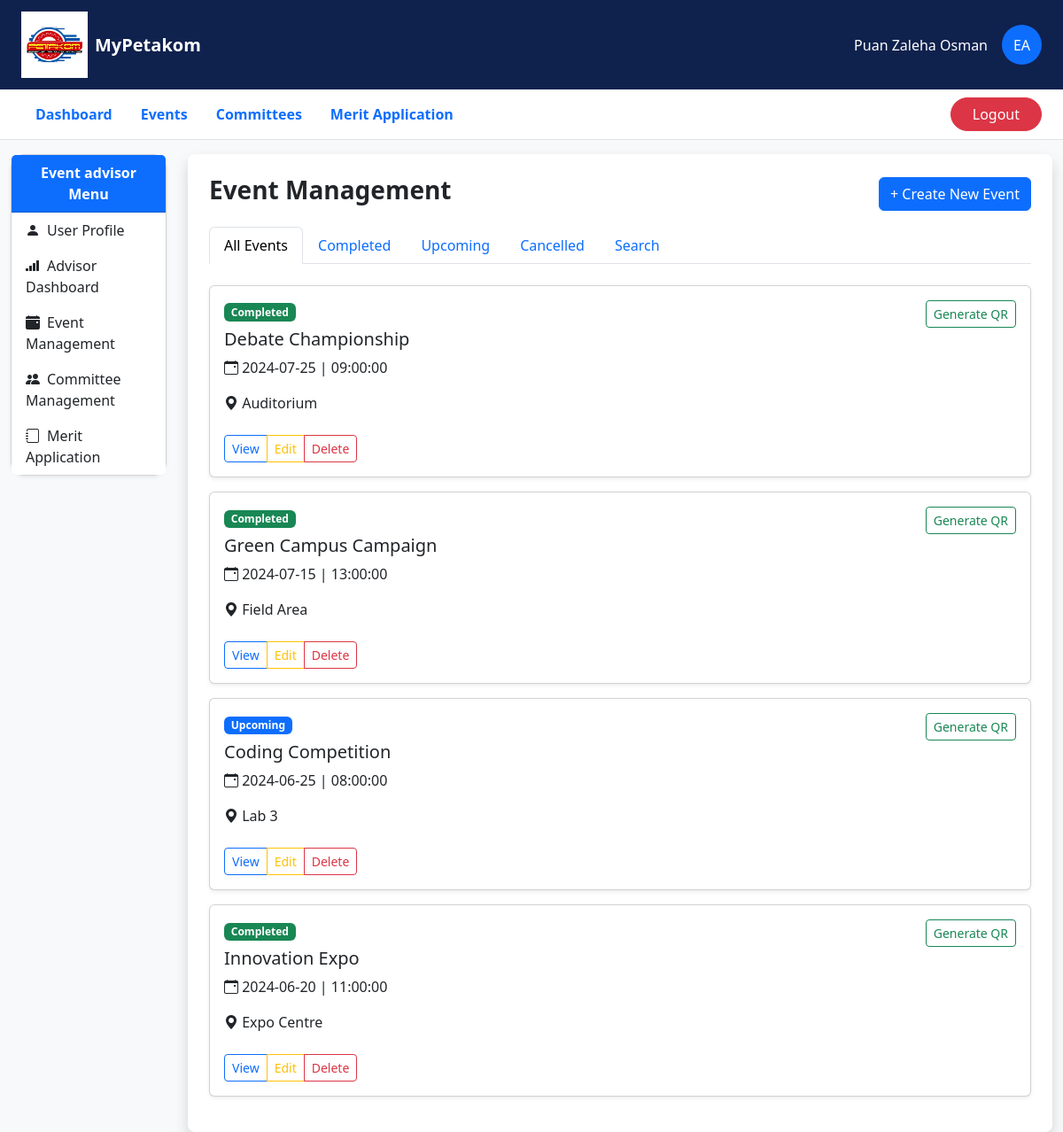
/module2/manage_event.php (signed in), run on the app's committed database.
### tables this page shows
CREATE TABLE `user` (
  `UserID` varchar(10) NOT NULL,
  `Name` varchar(255) NOT NULL,
  `Role` varchar(10) NOT NULL,
  `Password` varchar(255) NOT NULL,
  `Email` varchar(255) NOT NULL,
  `PhoneNumber` varchar(20) DEFAULT NULL
);

CREATE TABLE `event` (
  `EventID` varchar(10) NOT NULL,
  `Title` varchar(100) NOT NULL,
  `Description` text DEFAULT NULL,
  `Date` date NOT NULL,
  `Time` time NOT NULL,
  `Location` varchar(100) NOT NULL,
  `Status` enum('Completed','Cancelled','Upcoming') NOT NULL,
  `ApprovalLetter` varchar(255) NOT NULL,
  `QRCode` varchar(255) NOT NULL,
  `UserID` varchar(10) NOT NULL
);

### module2/manage_event.php (the view, shortened to what this page needs)
<?php
include '../layout/dashboard_layout.php';
include '../db/connect.php';
$UserID = $_SESSION['UserID'];
?>
<div class="p-4 bg-white shadow rounded-3">
  <div class="d-flex justify-content-between align-items-center mb-3">
    <h3 class="fw-bold">Event Management</h3>
    <button class="btn btn-primary" data-bs-toggle="modal" data-bs-target="#createEventModal">+ Create New Event</button>
  </div>
  <ul class="nav nav-tabs mb-4" id="eventFilterTabs">
    <li class="nav-item"><a class="nav-link active" href="#" data-filter="all">All Events</a></li>
    <li class="nav-item"><a class="nav-link" href="#" data-filter="Completed">Completed</a></li>
    <li class="nav-item"><a class="nav-link" href="#" data-filter="Upcoming">Upcoming</a></li>
    <li class="nav-item"><a class="nav-link" href="#" data-filter="Cancelled">Cancelled</a></li>
    <li class="nav-item"><a class="nav-link" href="#" data-filter="search">Search</a></li>
  </ul>
  <?php
  $result = $conn->query("SELECT * FROM event WHERE UserID = '$UserID' ORDER BY Date DESC");
  while ($row = $result->fetch_assoc()):
    $qrPath = '../uploads/qrcodes/' . $row['QRCode'];
    $qrExists = file_exists($qrPath);
  ?>
<div class="card shadow-sm mb-3 event-card" data-status="<?= $row['Status'] ?>" data-title="<?= strtolower($row['Title']) ?>">
  <div class="card-body d-flex justify-content-between">
    <div>
      <span class="badge bg-<?= $row['Status'] === 'Completed' ? 'success' : ($row['Status'] === 'Upcoming' ? 'primary' : ($row['Status'] === 'Cancelled' ? 'danger' : 'secondary')) ?>"><?= $row['Status'] ?></span>
      <h5 class="mt-2"><?= htmlspecialchars($row['Title']) ?></h5>
      <p><i class="bi bi-calendar-event"></i> <?= $row['Date'] ?> | <?= $row['Time'] ?></p>
      <p><i class="bi bi-geo-alt-fill"></i> <?= htmlspecialchars($row['Location']) ?></p>
      <div class="btn-group mt-2">
        <a href="view_event.php?id=<?= $row['EventID'] ?>" target="_blank" class="btn btn-sm btn-outline-primary">View</a>
        <button class="btn btn-sm btn-outline-warning" data-bs-toggle="modal" data-bs-target="#editModal<?= $row['EventID'] ?>">Edit</button>
        <button class="btn btn-sm btn-outline-danger" data-bs-toggle="modal" data-bs-target="#deleteModal<?= $row['EventID'] ?>">Delete</button>
      </div>
    </div>
    <div class="text-center">
      <?php if ($qrExists): ?>
        <a href="view_event.php?id=<?= $row['EventID'] ?>" target="_blank">
          <img src="../uploads/qrcodes/<?= $row['QRCode'] ?>" width="80" alt="QR Code">
        </a>
        <p class="small mt-1 text-muted">Click or scan</p>
      <?php else: ?>
        <form method="post">
          <button type="submit" class="btn btn-sm btn-outline-success">Generate QR</button>
        </form>
      <?php endif; ?>
    </div>
  </div>
</div>
<?php endwhile; ?>

### layout/dashboard_layout.php (shortened to what this page needs)
<?php
include '../db/connect.php';
$UserID = $_SESSION['UserID'];
$Role = $_SESSION['Role'];
$Name = "";
$stmt = $conn->prepare("SELECT Name FROM user WHERE UserID = ?");
$stmt->bind_param("s", $UserID);
$stmt->execute();
$stmt->bind_result($Name);
?>
<!DOCTYPE html>
<html lang="en">
<head>
  <link href="https://cdn.jsdelivr.net/npm/bootstrap@5.3.3/dist/css/bootstrap.min.css" rel="stylesheet">
  <link href="https://cdn.jsdelivr.net/npm/bootstrap-icons@1.10.5/font/bootstrap-icons.css" rel="stylesheet">
</head>
<body class="bg-light">
  <nav class="navbar navbar-expand-lg navbar-dark px-4" style="background-color: #0f214d;">
    <a class="navbar-brand d-flex align-items-center" href="#">
      <img src="../images/logoPetakom.png" alt="Logo" width="75" height="75" class="me-2">
      <span><b>MyPetakom</b></span>
    </a>
    <div class="ms-auto d-flex align-items-center">
      <span class="text-white me-3">
        <?= htmlspecialchars($Name) ?>
      </span>
      <div class="bg-primary text-white rounded-circle d-flex align-items-center justify-content-center" style="width: 45px; height: 45px;">
        <?= ($Role === "ST" ? "ST" : ($Role === "PA" ? "PA" : "EA")) ?>
      </div>
    </div>
  </nav>
  <div class="bg-white border-bottom px-4 py-2">
    <div class="d-flex justify-content-between align-items-center flex-wrap">
      <ul class="nav nav-pills mb-0">
        <li class="nav-item">
          <a class="nav-link <?= basename($_SERVER['PHP_SELF']) == 'dashboard.php' ? 'active text-white' : 'text-primary' ?>" href="dashboard.php"><b>Dashboard</b></a>
        </li>
        <li class="nav-item">
          <a class="nav-link <?= basename($_SERVER['PHP_SELF']) == 'events.php' ? 'active text-white' : 'text-primary' ?>" href="events.php"><b>Events</b></a>
        </li>
        <li class="nav-item">
          <a class="nav-link text-primary" href="#"><b>Committees</b></a>
        </li>
        <li class="nav-item">
          <a class="nav-link text-primary" href="#"><b>Merit Application</b></a>
        </li>
      </ul>
      <a href="../module1/logout.php" class="btn btn-danger rounded-pill px-4">Logout</a>
    </div>
  </div>
  <div class="container-fluid mt-3">
    <div class="row">
      <div class="col-md-3 col-lg-2 mb-4">
        <div class="card shadow-sm rounded-4">
          <div class="card-header bg-primary text-white fw-bold text-center">
            <?= ($Role === "ST" ? "Student" : ($Role === "PA" ? "Administrator" : "Event advisor")) ?> Menu
          </div>
          <div class="list-group list-group-flush">
            <?php if ($Role === "ST"): ?>
              <a href="#" class="list-group-item list-group-item-action border-0">
                <i class="bi bi-person-fill me-2"></i>User Profile
              </a>
              <a href="student_membership.php" class="list-group-item list-group-item-action border-0">
                <i class="bi bi-card-heading me-2"></i>Register Membership
              </a>
              <a href="#" class="list-group-item list-group-item-action border-0">
                <i class="bi bi-folder-fill me-2"></i>My Events (soon)
              </a>
              <a href="#" class="list-group-item list-group-item-action border-0">
                <i class="bi bi-calendar2-week me-2"></i>Attendance (soon)
              </a>
            <?php elseif ($Role === "EA"): ?>
              <a href="#" class="list-group-item list-group-item-action border-0">
                <i class="bi bi-person-fill me-2"></i>User Profile
              </a>
              <a href="../module2/advisor_dashboard.php" class="list-group-item list-group-item-action border-0">
                <i class="bi bi-reception-4 me-2"></i>Advisor Dashboard
              </a>
              <a href="../module2/manage_event.php" class="list-group-item list-group-item-action border-0 ">
                <i class="bi bi-calendar-event-fill me-2"></i>Event Management
              </a>
              <a href="../module2/manage_committee.php" class="list-group-item list-group-item-action border-0">
                <i class="bi bi-people-fill me-2"></i>Committee Management
              </a>
              <a href="../module2/merit_application.php" class="list-group-item list-group-item-action border-0">
                <i class="bi bi-journal me-2"></i>Merit Application
              </a>
            <?php endif; ?>
          </div>
        </div>
      </div>
      <div class="col-md-9 col-lg-10">

### data on the page
user: Name "Puan Zaleha Osman"
event: Status "Completed", Title "Debate Championship", Date "2024-07-25", Time "09:00:00", Location "Auditorium"
event: Status "Completed", Title "Green Campus Campaign", Date "2024-07-15", Time "13:00:00", Location "Field Area"
event: Status "Upcoming", Title "Coding Competition", Date "2024-06-25", Time "08:00:00", Location "Lab 3"
event: Status "Completed", Title "Innovation Expo", Date "2024-06-20", Time "11:00:00", Location "Expo Centre"
